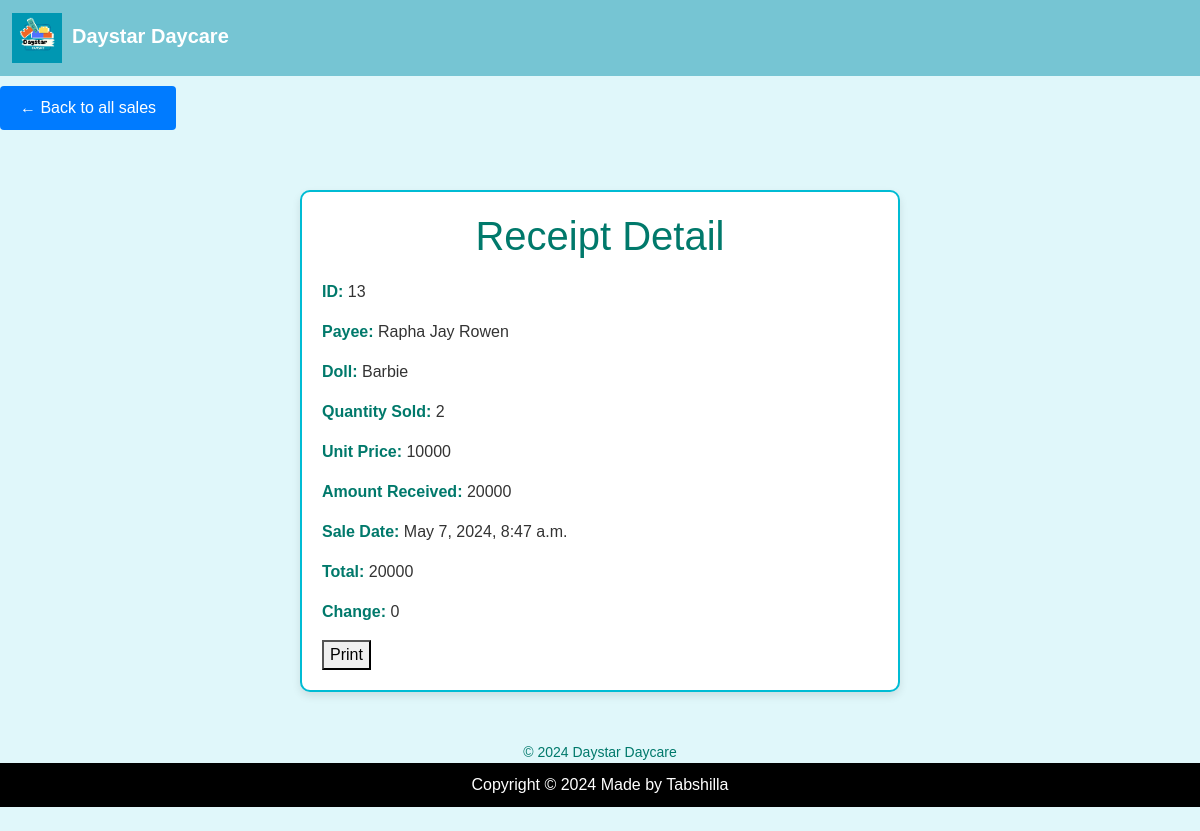
Screenshot of /receipt_detail/13/ with the database file from the repository.
### DaystarApp/models.py (models this page shows, shortened)
class Salesrecord(models.Model):
    doll=models.ForeignKey(Doll, on_delete=models.CASCADE,null=False, blank=False)
    payee = models.ForeignKey(BabyReg, on_delete=models.SET_NULL, null=True, blank=True)
    quantity_sold=models.IntegerField(default=0)
    amount_received=models.IntegerField(default=0)
    sale_date=models.DateTimeField(null=True,blank=True)
    unit_price=models.IntegerField(default=0)
    def get_total(self):
        total= self.quantity_sold * self.unit_price
        return int( total)
    def get_change(self):
        change= self.get_total() - self.amount_received
        return int(change)

class BabyReg(models.Model):
    B_name = models.CharField(max_length=100,null=True, blank=True)
    age = models.CharField(max_length=100,null=True, blank=True)
    gender = models.CharField(choices=[('female', 'female'),('male','male')], max_length=100, null=False)
    location = models.CharField(max_length=100,null=True,)
    mothers_name = models.CharField(max_length=100, null=True, blank=True)
    fathers_name = models.CharField(max_length=100, null=True, blank=True)
    mothers_phone = models.IntegerField(null=True, blank=True)
    fathers_phone = models.IntegerField(null=True, blank=True)
    B_number = models.IntegerField(null=True, blank=True)
    def __str__(self):
        return self.B_name

class Doll(models.Model):
    c_doll=models.ForeignKey(Category_doll, on_delete=models.CASCADE,null=True, blank=True)
    doll_name =models.CharField(max_length=200,null=True, blank=True)
    doll_number = models.CharField(max_length=200,null=True, blank=True)
    quantity=models.IntegerField(default=0)
    issued_quantity=models.IntegerField(default=0,blank=True,null=True)
    received_quantity=models.IntegerField(default=0,null=True,blank=True)
    unit_price=models.IntegerField(default=0,null=True, blank=True)
    date=models.DateTimeField(null=True,blank=True)
    def __str__(self):
        return self.doll_name

### DaystarApp/views.py (the view)
# urls.py: path('receipt_detail/<int:id>/', views.receipt_detail, name='receipt_detail'),
def receipt_detail(request,id):
    receipt = Salesrecord.objects.get(id=id)
    return render(request,'DaystarApp/receipt_detail.html',{'receipt':receipt})

### DaystarApp/templates/DaystarApp/receipt_detail.html (shortened to what this page needs)
{% extends "DaystarApp/base.html" %}
{% load static %}
{% block content %}
<html>
<body>
    <a href="{% url 'receipt' %}" class="back-button">← Back to all sales</a>
    <div class="container">
        <h1>Receipt Detail</h1>
        <p><span class="detail">ID:</span> <span class="value">{{ receipt.id }}</span></p>
        <p><span class="detail">Payee:</span> <span class="value">{{ receipt.payee }}</span></p>
        <p><span class="detail">Doll:</span> <span class="value">{{ receipt.doll }}</span></p>
        <p><span class="detail">Quantity Sold:</span> <span class="value">{{ receipt.quantity_sold }}</span></p>
        <p><span class="detail">Unit Price:</span> <span class="value">{{ receipt.unit_price }}</span></p>
        <p><span class="detail">Amount Received:</span> <span class="value">{{ receipt.amount_received }}</span></p>
        <p><span class="detail">Sale Date:</span> <span class="value">{{ receipt.sale_date }}</span></p>
        <p><span class="detail">Total:</span> <span class="value">{{ receipt.get_total }}</span></p>
        <p><span class="detail">Change:</span> <span class="value">{{ receipt.get_change }}</span></p>
        <div class="print-button">
            <button onclick="window.print()">Print</button>
        </div>
    </div>
    <div class="footer">
        &copy; <script>document.write(new Date().getFullYear())</script> Daystar Daycare
    </div>
</body>
</html>
{% endblock %}

### DaystarApp/templates/DaystarApp/base.html (style rules this page uses)
body { display: flex; flex-direction: column; min-height: 100vh; }

### DaystarApp/templates/DaystarApp/receipt_detail.html (style rules this page uses)
.back-button { display: inline-block; margin: 10px 0; padding: 10px 20px; font-size: 16px; color: #fff; background-color: #007bff; border: none; border-radius: 4px; text-decoration: none; cursor: pointer; }
body { background-color: #e0f7fa; font-family: Arial, sans-serif; }
.container { max-width: 600px; margin: 50px auto; padding: 20px; background-color: #ffffff; border: 2px solid #00bcd4; border-radius: 10px; box-shadow: 0 4px 8px rgba(0,0,0,0.1); }
h1 { color: #00796b; text-align: center; margin-bottom: 20px; }
.detail { color: #00796b; font-weight: bold; margin-bottom: 5px; }
.value { color: #333; margin-bottom: 15px; }
.footer { text-align: center; margin-top: 20px; font-size: 14px; color: #00796b; }

### rows the page displays
Salesrecord: id "13", payee "Rapha Jay Rowen", doll "Barbie", quantity_sold "2", unit_price "10000", amount_received "20000", sale_date "May 7, 2024, 8:47 a.m.", get_total "20000", get_change "0"
